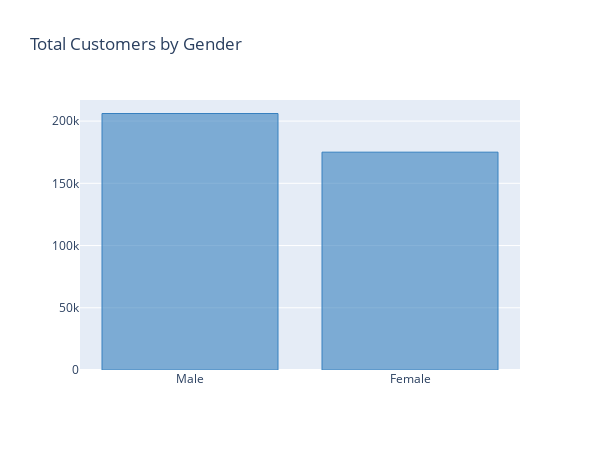

The code cell stored with this chart in its notebook:
### Code cell
df['Gender'].value_counts().iplot(kind='bar',color='blue',
                                 layout=go.Layout(title='Total Customers by Gender',autosize=False,width=600))

### Figure 1 — Plotly figure (JSON) as saved in the notebook; plotly's stock layout.template omitted (floating-point values rounded to 4 significant figures)
{"data": [{"marker": {"color": "rgba(55, 128, 191, 0.6)", "line": {"color": "rgba(55, 128, 191, 1.0)", "width": 1}}, "name": "Gender", "orientation": "v", "text": "", "type": "bar", "x": ["Male", "Female"], "y": [206089, 175020]}], "layout": {"autosize": false, "height": 450, "title": {"text": "Total Customers by Gender"}, "width": 600, "xaxis": {"autorange": true, "range": [-0.5, 1.5], "type": "category"}, "yaxis": {"autorange": true, "range": [0, 216900.0], "type": "linear"}}}
